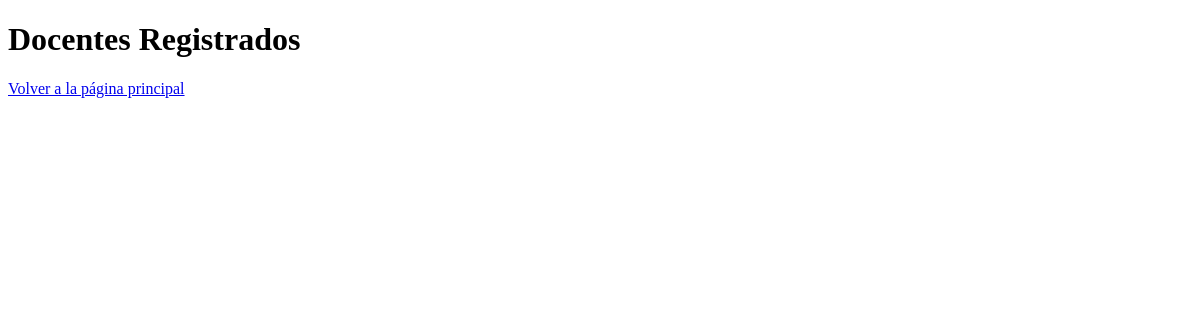
Before: /list_teachers (signed in) with the older database file.
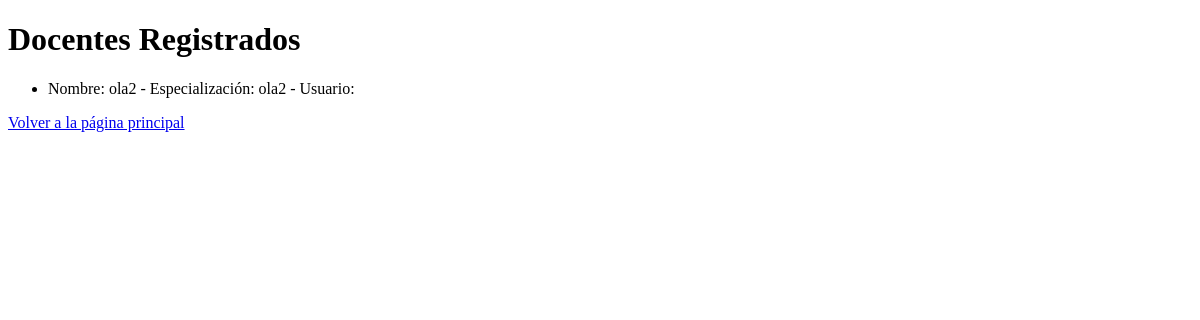
After: the same page with the newer database file.
### app.py (models this page shows)
class Docente(db.Model):
    id = db.Column(db.Integer, primary_key=True)
    name = db.Column(db.String(150), nullable=False)
    specialization = db.Column(db.String(150), nullable=False)
    user_id = db.Column(db.Integer, db.ForeignKey('user.id'), nullable=False)
    user = db.relationship('User', backref=db.backref('docente', uselist=False))

### app.py (the view)
@app.route('/list_teachers')
@login_required
def list_teachers():
    docentes = Docente.query.all()
    return render_template('list_teachers.html', docentes=docentes)

### app.py (called while the page is built)
@login_manager.user_loader
def load_user(user_id):
    return User.query.get(int(user_id))

### templates/list_teachers.html (shortened to what this page needs)
<!DOCTYPE html>
<html lang="en">
<head>
</head>
<body>
    <h1>Docentes Registrados</h1>
    <ul>
    {% for docente in docentes %}
        <li>Nombre: {{ docente.name }} - Especialización: {{ docente.specialization }} - Usuario: {{ docente.username }}</li>
    {% endfor %}
    </ul>
    <a href="/">Volver a la página principal</a>
</body>
</html>

Changed rows visible on the page:
added Docente: name "ola2", specialization "ola2"
